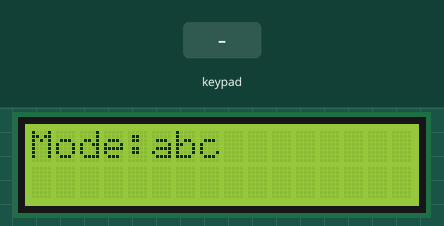
Simulated run of this sketch. Board: ESP32. Shown: 16×2 character LCD. Wiring (inferred from the names in the program): 4×4 keypad with keys 1 2 3 A 4 5 6 B 7 8 9 C * 0 # D: rows GPIO 16, GPIO 4, GPIO 0, GPIO 2; columns GPIO 19, GPIO 18, GPIO 5, GPIO 17. The inputs (shaded band) are chosen by the test bench. What the sketch prints to the serial monitor is not drawn.

Above: at 1.2 s.
1.3 s: keypad keys A B C A pressed 0.4 s apart
At 3.2 s:
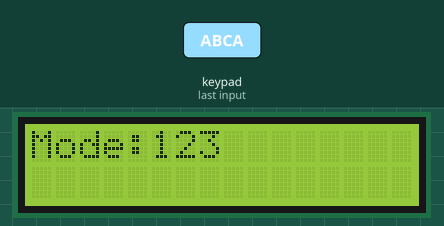
4.4 s: key 'A' pressed
At 5.6 s:
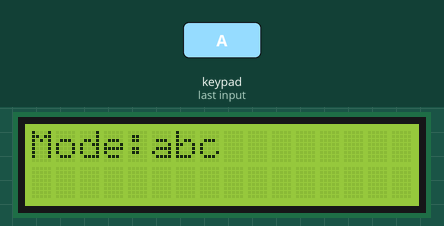
5.9 s: keypad keys 1 6 4 0 2 pressed 0.4 s apart
At 9.3 s:
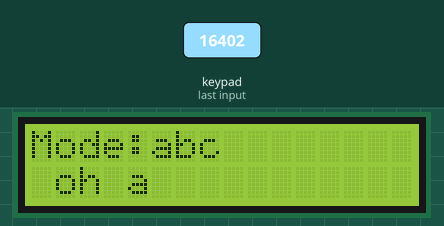
9.9 s: key '2' pressed
At 11.5 s:
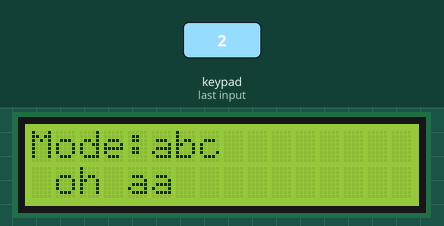
12.3 s: keypad keys A B C pressed 0.4 s apart
At 13.8 s:
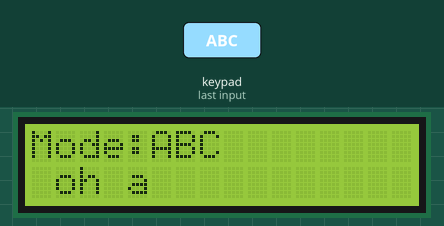
15.0 s: key '3' pressed
At 16.3 s:
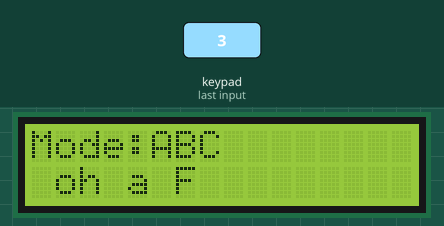
Timing chart, 0 to 18.0 s (numbered marks = the images above; inputs shaded):
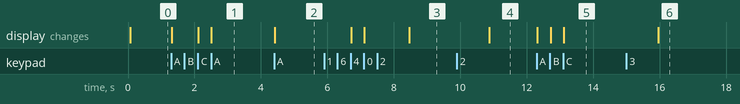

Measured:
- after the input at 1.3 s, the display: first changes at once (image 1 shows a later state)
- after the input at 4.4 s, the display: changes at once (image 2)
- after the input at 5.9 s, the display: first changes after 0.81 s (image 3 shows a later state)
- after the input at 9.9 s, the display: changes after 0.97 s (image 4)
- after the input at 12.3 s, the display: first changes at once (image 5 shows a later state)
- after the input at 15.0 s, the display: changes after 0.96 s (image 6)

The sketch:

keypad.ino
```cpp
#include <Wire.h>
#include <LiquidCrystal_I2C.h>

LiquidCrystal_I2C lcd(0x27, 16, 2);

const int rowPins[4] = {16, 4, 0, 2};
const int colPins[4] = {19, 18, 5, 17};

char keys[4][4] = {
  {'1', '2', '3', 'A'},
  {'4', '5', '6', 'B'},
  {'7', '8', '9', 'C'},
  {'*', '0', '#', 'D'}
};

// typing state
String output = "";
char lastKey = '\0';
int tapIndex = -1;
unsigned long lastPressTime = 0;
const unsigned long MULTITAP_TIMEOUT = 800;

enum Mode { MODE_ABC, MODE_ABC_CAPS, MODE_NUM };
Mode mode = MODE_ABC;

String groupForKey(char k) {
  switch (k) {
    case '2': return "abc";
    case '3': return "def";
    case '4': return "ghi";
    case '5': return "jkl";
    case '6': return "mno";
    case '7': return "pqrs";
    case '8': return "tuv";
    case '9': return "wxyz";
    case '0': return " ";
    default: return "";
  }
}

char scanKeypad() {
  for (int r = 0; r < 4; r++) {
    digitalWrite(rowPins[r], LOW);
    for (int c = 0; c < 4; c++) {
      if (digitalRead(colPins[c]) == LOW) {
        digitalWrite(rowPins[r], HIGH);
        return keys[r][c];
      }
    }
    digitalWrite(rowPins[r], HIGH);
  }
  return '\0';
}

void commitLastKey() {
  if (lastKey != '\0' && tapIndex >= 0) {
    String group = groupForKey(lastKey);
    if (group.length() > 0) {
      char ch;
      if (mode == MODE_NUM) {
        ch = lastKey;
      } else {
        ch = group.charAt(tapIndex % group.length());
        if (mode == MODE_ABC_CAPS) ch = toupper(ch);
      }
      output += ch;
    }
  }
  lastKey = '\0';
  tapIndex = -1;
}

void updateLCD() {
  lcd.clear();
  lcd.setCursor(0, 0);
  lcd.print("Mode:");
  switch (mode) {
    case MODE_ABC: lcd.print("abc"); break;
    case MODE_ABC_CAPS: lcd.print("ABC"); break;
    case MODE_NUM: lcd.print("123"); break;
  }
  lcd.setCursor(0, 1);
  if (output.length() > 16)
    lcd.print(output.substring(output.length() - 16));
  else
    lcd.print(output);
}

void setup() {
  Serial.begin(115200);
  Wire.begin(21, 22);
  lcd.init();
  lcd.backlight();
  updateLCD();

  for (int r = 0; r < 4; r++) {
    pinMode(rowPins[r], OUTPUT);
    digitalWrite(rowPins[r], HIGH);
  }
  for (int c = 0; c < 4; c++) {
    pinMode(colPins[c], INPUT_PULLUP);
  }

  Serial.println("Mobile keypad ready!");
}

void loop() {
  char key = scanKeypad();
  unsigned long now = millis();

  if (lastKey != '\0' && (now - lastPressTime) > MULTITAP_TIMEOUT) {
    commitLastKey();
    updateLCD();
  }

  if (key != '\0') {
    if (key == 'A') {
      commitLastKey();
      mode = (Mode)((mode + 1) % 3); // toggle abc -> ABC -> 123
      updateLCD();
      delay(200);
    }
    else if (key == 'B') {
      commitLastKey();
      if (output.length() > 0) output.remove(output.length() - 1);
      updateLCD();
      delay(200);
    }
    else if (key == 'C') {
      commitLastKey();
      output += '\n';
      updateLCD();
      delay(200);
    }
    else if (key == 'D') {
      commitLastKey();
      output = "";
      updateLCD();
      delay(200);
    }
    else {
      String group = groupForKey(key);
      if (group.length() > 0) {
        if (mode == MODE_NUM) {
          commitLastKey();
          output += key;
        } else {
          if (key == lastKey && (now - lastPressTime) < MULTITAP_TIMEOUT) {
            tapIndex = (tapIndex + 1) % group.length();
          } else {
            commitLastKey();
            lastKey = key;
            tapIndex = 0;
          }
        }
        updateLCD();
      }
    }

    lastPressTime = now;
  }
}
```
